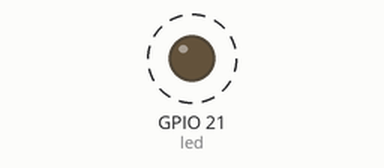
This program was run on a simulated Raspberry Pi (BCM pin numbers), started with the arguments 3 3. Parts: output pins drawn as LEDs (lit = HIGH). Dashed ring = blinking.

Above: at 0.17 s.
Timing chart, 0 to 3.0 s (numbered marks = the images above):
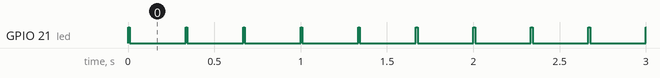

Measured:
- by itself, GPIO 21 (led): alternates HIGH for 0.01 s and LOW for 0.32 s

The program:

pwm-set.py
```python
import RPi.GPIO as GPIO
import time
import sys

GPIO.setwarnings(False)

freq=int(sys.argv[1]);
dc=int(sys.argv[2]);

#GPIO.setmode(GPIO.BOARD)
GPIO.setmode(GPIO.BCM);
GPIO.setup(21, GPIO.OUT);

led = GPIO.PWM(21, freq);
led.start(0);
led.ChangeDutyCycle(dc);

while(1):
	time.sleep(10);
```
